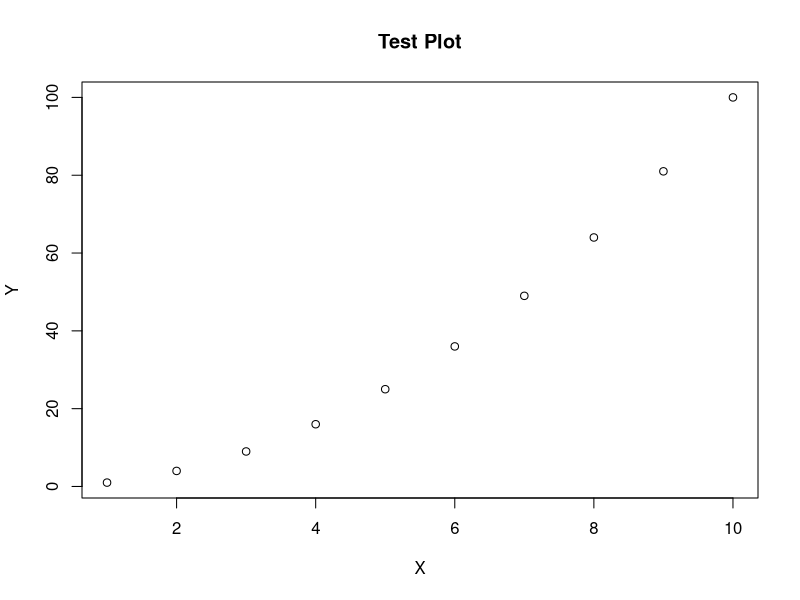

Write R code to recreate this figure.
# Test R integration in VSCode
# This will test if the R extension is properly configured

# Test basic R functionality
print("R is working in VSCode!")

# Test plot functionality
x <- 1:10
y <- x^2
plot(x, y, main = "Test Plot", xlab = "X", ylab = "Y")

# Test data frame display
df <- data.frame(
  x = 1:5,
  y = letters[1:5],
  z = rnorm(5)
)
print(df)

# The VSCode R extension should now work properly
# You can:
# 1. Run code with Ctrl+Enter (line) or Ctrl+Shift+Enter (selection)
# 2. View plots in the plot viewer
# 3. View variables in the workspace viewer